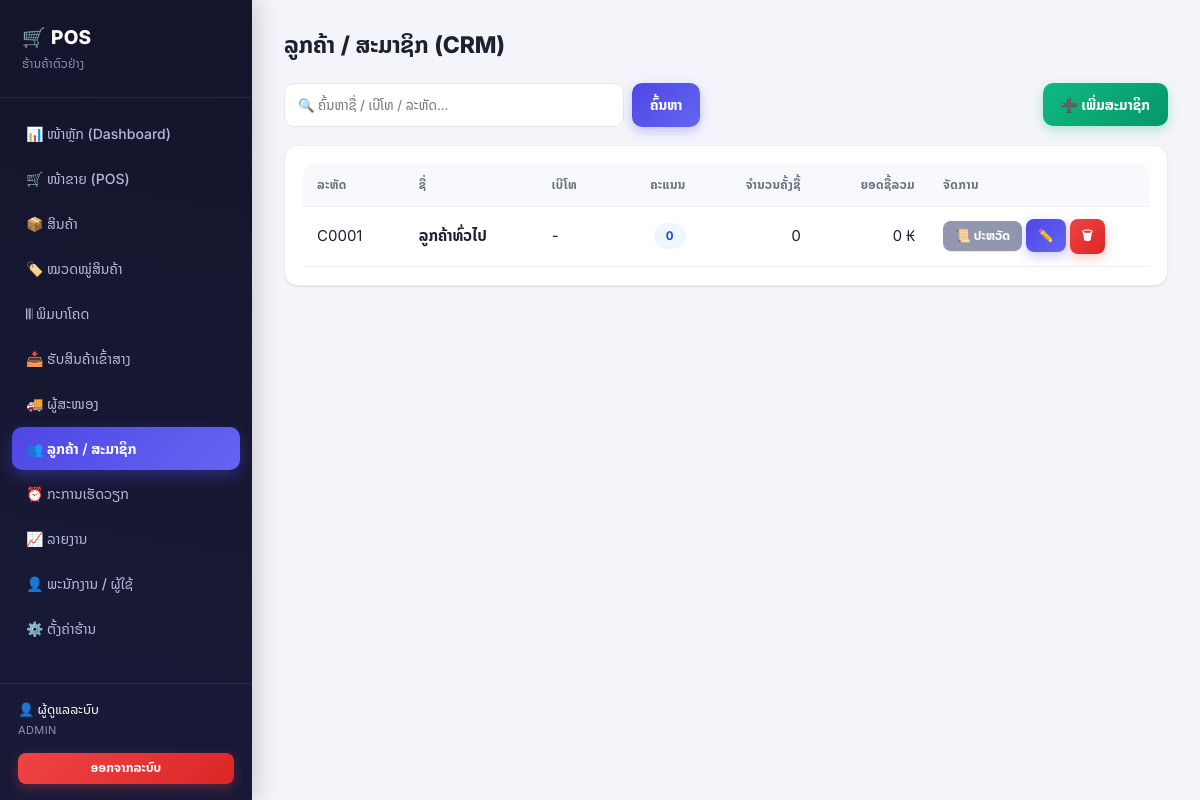
/customers.php (signed in), run on the app's committed database.
### tables this page shows
CREATE TABLE customers (
  id INT AUTO_INCREMENT PRIMARY KEY,
  code VARCHAR(20) NOT NULL UNIQUE COMMENT 'ລະຫັດສະມາຊິກ',
  name VARCHAR(150) NOT NULL,
  phone VARCHAR(30) DEFAULT NULL,
  email VARCHAR(100) DEFAULT NULL,
  address VARCHAR(255) DEFAULT NULL,
  points INT NOT NULL DEFAULT 0 COMMENT 'ຄະແນນສະສົມ',
  created_at TIMESTAMP DEFAULT CURRENT_TIMESTAMP
);

### config.php (called while the page is built, shortened)
<?php
function h($str) {
    return htmlspecialchars((string)$str, ENT_QUOTES, 'UTF-8');
}
function money($n) {
    return number_format((float)$n) . ' ₭';
}

### customers.php (the view, shortened to what this page needs)
<?php
require_once __DIR__ . '/config.php';
$q = trim($_GET['q'] ?? '');
$sql = 'SELECT c.*,
          (SELECT COUNT(*) FROM sales s WHERE s.customer_id=c.id AND s.status="completed") buy_count,
          (SELECT COALESCE(SUM(total),0) FROM sales s WHERE s.customer_id=c.id AND s.status="completed") buy_total
        FROM customers c';
$params = [];
$sql .= ' ORDER BY c.id DESC';
$st = $pdo->prepare($sql);
$st->execute($params);
$customers = $st->fetchAll();
include __DIR__ . '/header.php';
?>
<div class="toolbar">
  <form method="get" style="display:flex;gap:8px;flex:1">
    <input type="text" name="q" value="<?= h($q) ?>" placeholder="🔍 ຄົ້ນຫາຊື່ / ເບີໂທ / ລະຫັດ..." style="flex:1;max-width:340px">
    <button class="btn btn-primary">ຄົ້ນຫາ</button>
  </form>
  <button class="btn btn-success" onclick="editCust(null)">➕ ເພີ່ມສະມາຊິກ</button>
</div>
<div class="card">
  <table class="table">
    <tr><th>ລະຫັດ</th><th>ຊື່</th><th>ເບີໂທ</th><th class="num">ຄະແນນ</th>
        <th class="num">ຈຳນວນຄັ້ງຊື້</th><th class="num">ຍອດຊື້ລວມ</th><th style="width:220px">ຈັດການ</th></tr>
    <?php foreach ($customers as $c): ?>
    <tr>
      <td><?= h($c['code']) ?></td>
      <td><strong><?= h($c['name']) ?></strong></td>
      <td><?= h($c['phone'] ?? '-') ?></td>
      <td class="num"><span class="badge badge-info"><?= number_format($c['points']) ?></span></td>
      <td class="num"><?= number_format($c['buy_count']) ?></td>
      <td class="num"><?= money($c['buy_total']) ?></td>
      <td>
        <a href="customers.php?view=<?= $c['id'] ?>" class="btn btn-sm">📜 ປະຫວັດ</a>
        <button class="btn btn-sm btn-primary" onclick='editCust(<?= json_encode($c, JSON_UNESCAPED_UNICODE | JSON_HEX_APOS) ?>)'>✏️</button>
        <form method="post" style="display:inline" onsubmit="return confirm('ລຶບສະມາຊິກນີ້ບໍ່?')">
          <button class="btn btn-sm btn-danger">🗑</button>
        </form>
      </td>
    </tr>
    <?php endforeach; ?>
  </table>
</div>
<?php include __DIR__ . '/footer.php'; ?>

### style.css (style rules this page uses)
* { box-sizing: border-box; margin: 0; padding: 0; }
:root { --primary: #4f46e5; --primary-dark: #4338ca; --primary-light: #6366f1; --primary-50: #eef2ff; --success: #10b981; --success-50: #ecfdf5; --danger: #ef4444; --danger-50: #fef2f2; --warning: #f59e0b; --warning-50: #fffbeb; --info: #3b82f6; --info-50: #eff6ff; --bg: #f4f5fb; --card: #ffffff; --border: #e5e7eb; --border-soft: #edeef4; --text: #1e2130; --muted: #6b7280; --sidebar: #14152b; --sidebar-soft: #1e2040; --radius: 14px; --radius-sm: 10px; --radius-lg: 20px; --shadow-sm: 0 1px 2px rgba(20,21,43,.06), 0 1px 1px rgba(20,21,43,.04); --shadow-md: 0 4px 14px rgba(20,21,43,.08), 0 2px 4px rgba(20,21,43,.04); --shadow-lg: 0 12px 32px rgba(20,21,43,.14), 0 4px 10px rgba(20,21,43,.06); --shadow-glow: 0 8px 24px rgba(79,70,229,.28); }
html { scroll-behavior: smooth; }
body { font-family: 'Noto Sans Lao', 'Inter', 'Phetsarath OT', 'Segoe UI', Tahoma, sans-serif; background: var(--bg); color: var(--text); font-size: 15px; line-height: 1.5; -webkit-font-smoothing: antialiased; }
a { color: var(--primary); text-decoration: none; transition: color .15s; }
.card { background: var(--card); border-radius: var(--radius); padding: 22px; box-shadow: var(--shadow-sm); border: 1px solid var(--border-soft); margin-bottom: 20px; transition: box-shadow .2s; }
.btn { display: inline-flex; align-items: center; justify-content: center; gap: 6px; padding: 10px 18px; border: none; border-radius: var(--radius-sm); font-size: 14px; font-weight: 600; font-family: inherit; cursor: pointer; color: #fff; background: #9297ad; text-align: center; box-shadow: var(--shadow-sm); transition: transform .12s, box-shadow .12s, filter .12s, background .12s; }
.btn-primary { background: linear-gradient(135deg, var(--primary), var(--primary-light)); box-shadow: 0 4px 12px rgba(79,70,229,.3); }
.btn-success { background: linear-gradient(135deg, var(--success), #059669); box-shadow: 0 4px 12px rgba(16,185,129,.3); }
.btn-danger { background: linear-gradient(135deg, var(--danger), #dc2626); box-shadow: 0 4px 12px rgba(239,68,68,.3); }
.btn-sm { padding: 6px 12px; font-size: 12.5px; border-radius: 8px; }
table.table { width: 100%; border-collapse: collapse; background: #fff; }
.table th, .table td { padding: 12px 14px; border-bottom: 1px solid var(--border-soft); text-align: left; }
.table th { background: #f8f9fd; font-size: 12px; font-weight: 700; color: var(--muted); text-transform: uppercase; letter-spacing: .4px; position: sticky; top: 0; }
.table th:first-child { border-top-left-radius: 10px; }
.table th:last-child { border-top-right-radius: 10px; }
.table tr { transition: background .12s; }
.table .num { text-align: right; font-variant-numeric: tabular-nums; }
.card > .table, .card table.table { margin: -4px -4px -4px -4px; width: calc(100% + 8px); }
.badge { display: inline-flex; align-items: center; padding: 4px 12px; border-radius: 20px; font-size: 12px; font-weight: 700; }
.badge-info { background: var(--info-50); color: #1d4ed8; }
.toolbar { display: flex; gap: 10px; margin-bottom: 18px; flex-wrap: wrap; align-items: center; }
.toolbar input, .toolbar select { padding: 10px 13px; border: 1.5px solid var(--border); border-radius: var(--radius-sm); font-family: inherit; background: #fff; transition: border-color .15s, box-shadow .15s; }

### data on the page
customers: code "C0001", name "ລູກຄ້າທົ່ວໄປ", phone "-", points "0", buy_count "0", buy_total "0 ₭"

### other printed values
get_setting('store_name') "ຮ້ານຄ້າຕົວຢ່າງ"
$label "📊 ໜ້າຫຼັກ (Dashboard)"
$label "🛒 ໜ້າຂາຍ (POS)"
$label "📦 ສິນຄ້າ"
$label "🏷️ ໝວດໝູ່ສິນຄ້າ"
$label "𝄃𝄃 ພິມບາໂຄດ"
$label "📥 ຮັບສິນຄ້າເຂົ້າສາງ"
$label "🚚 ຜູ້ສະໜອງ"
$label "👥 ລູກຄ້າ / ສະມາຊິກ"
$label "⏰ ກະການເຮັດວຽກ"
$label "📈 ລາຍງານ"
$label "👤 ພະນັກງານ / ຜູ້ໃຊ້"
$label "⚙️ ຕັ້ງຄ່າຮ້ານ"
$u['fullname'] "ຜູ້ດູແລລະບົບ"
$u['role'] "ADMIN"
